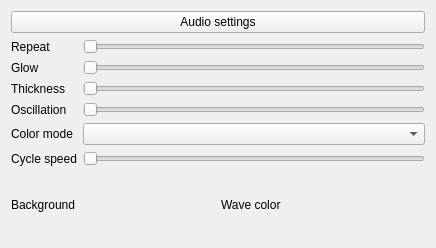
<?xml version="1.0" encoding="UTF-8"?>
<ui version="4.0">
 <class>AudioSine</class>
 <widget class="QWidget" name="AudioSine">
  <property name="geometry">
   <rect>
    <x>0</x>
    <y>0</y>
    <width>436</width>
    <height>248</height>
   </rect>
  </property>
  <layout class="QGridLayout" name="gridLayout" rowstretch="0,0">
   <item row="0" column="0" colspan="2">
    <widget class="QPushButton" name="audio_settings">
     <property name="text">
      <string>Audio settings</string>
     </property>
    </widget>
   </item>
   <item row="1" column="0" colspan="2">
    <widget class="QFrame" name="frame_3">
     <property name="frameShape">
      <enum>QFrame::NoFrame</enum>
     </property>
     <property name="frameShadow">
      <enum>QFrame::Raised</enum>
     </property>
     <layout class="QGridLayout" name="gridLayout_5">
      <property name="leftMargin">
       <number>0</number>
      </property>
      <property name="topMargin">
       <number>0</number>
      </property>
      <property name="rightMargin">
       <number>0</number>
      </property>
      <property name="bottomMargin">
       <number>0</number>
      </property>
      <item row="1" column="0">
       <widget class="QLabel" name="label_3">
        <property name="text">
         <string>Glow</string>
        </property>
       </widget>
      </item>
      <item row="2" column="0">
       <widget class="QLabel" name="label_4">
        <property name="text">
         <string>Thickness</string>
        </property>
       </widget>
      </item>
      <item row="0" column="0">
       <widget class="QLabel" name="label_2">
        <property name="text">
         <string>Repeat</string>
        </property>
       </widget>
      </item>
      <item row="4" column="0">
       <widget class="QLabel" name="label_6">
        <property name="text">
         <string>Oscillation</string>
        </property>
       </widget>
      </item>
      <item row="5" column="1">
       <widget class="QComboBox" name="color_mode"/>
      </item>
      <item row="2" column="1">
       <widget class="QTooltipedSlider" name="thickness">
        <property name="minimum">
         <number>0</number>
        </property>
        <property name="maximum">
         <number>100</number>
        </property>
        <property name="value">
         <number>0</number>
        </property>
        <property name="orientation">
         <enum>Qt::Horizontal</enum>
        </property>
       </widget>
      </item>
      <item row="5" column="0">
       <widget class="QLabel" name="label_10">
        <property name="text">
         <string>Color mode</string>
        </property>
       </widget>
      </item>
      <item row="7" column="0" colspan="2">
       <widget class="QFrame" name="colorsFrame">
        <property name="frameShape">
         <enum>QFrame::NoFrame</enum>
        </property>
        <property name="frameShadow">
         <enum>QFrame::Raised</enum>
        </property>
        <layout class="QGridLayout" name="gridLayout_3">
         <property name="leftMargin">
          <number>0</number>
         </property>
         <property name="topMargin">
          <number>0</number>
         </property>
         <property name="rightMargin">
          <number>0</number>
         </property>
         <property name="bottomMargin">
          <number>0</number>
         </property>
         <item row="0" column="0">
          <widget class="QLabel" name="label_8">
           <property name="text">
            <string>Background</string>
           </property>
          </widget>
         </item>
         <item row="0" column="1">
          <widget class="EffectsColorPicker" name="background" native="true"/>
         </item>
         <item row="0" column="2">
          <widget class="QLabel" name="wave_colorLabel">
           <property name="text">
            <string>Wave color</string>
           </property>
          </widget>
         </item>
         <item row="0" column="3">
          <widget class="EffectsColorPicker" name="wave_color" native="true"/>
         </item>
        </layout>
       </widget>
      </item>
      <item row="4" column="1">
       <widget class="QTooltipedSlider" name="oscillation">
        <property name="minimum">
         <number>0</number>
        </property>
        <property name="maximum">
         <number>100</number>
        </property>
        <property name="orientation">
         <enum>Qt::Horizontal</enum>
        </property>
       </widget>
      </item>
      <item row="6" column="1">
       <widget class="QTooltipedSlider" name="color_change_speed">
        <property name="maximum">
         <number>100</number>
        </property>
        <property name="orientation">
         <enum>Qt::Horizontal</enum>
        </property>
       </widget>
      </item>
      <item row="6" column="0">
       <widget class="QLabel" name="label_7">
        <property name="text">
         <string>Cycle speed</string>
        </property>
       </widget>
      </item>
      <item row="0" column="1">
       <widget class="QTooltipedSlider" name="repeat">
        <property name="minimum">
         <number>1</number>
        </property>
        <property name="maximum">
         <number>40</number>
        </property>
        <property name="orientation">
         <enum>Qt::Horizontal</enum>
        </property>
       </widget>
      </item>
      <item row="1" column="1">
       <widget class="QTooltipedSlider" name="glow">
        <property name="minimum">
         <number>1</number>
        </property>
        <property name="maximum">
         <number>100</number>
        </property>
        <property name="orientation">
         <enum>Qt::Horizontal</enum>
        </property>
       </widget>
      </item>
     </layout>
    </widget>
   </item>
  </layout>
 </widget>
 <customwidgets>
  <customwidget>
   <class>QTooltipedSlider</class>
   <extends>QSlider</extends>
   <header location="global">QTooltipedSlider.h</header>
  </customwidget>
  <customwidget>
  <class>EffectsColorPicker</class>
   <extends>QWidget</extends>
   <header location="global">EffectsColorPicker.h</header>
   <container>1</container>
  </customwidget>
 </customwidgets>
 <tabstops>
  <tabstop>audio_settings</tabstop>
  <tabstop>repeat</tabstop>
  <tabstop>glow</tabstop>
  <tabstop>thickness</tabstop>
  <tabstop>oscillation</tabstop>
  <tabstop>color_mode</tabstop>
  <tabstop>color_change_speed</tabstop>
 </tabstops>
 <resources/>
 <connections/>
</ui>
